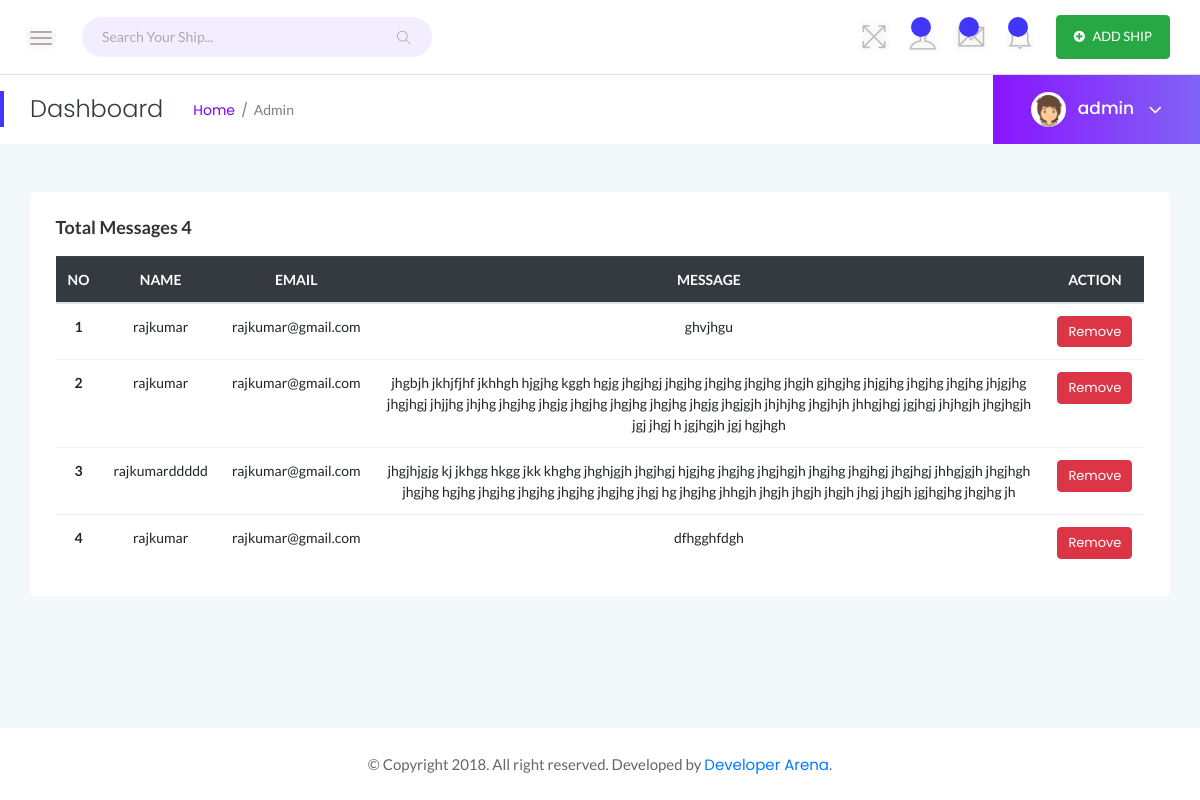
/admin/message.php (signed in), run on the app's committed database.
### tables this page shows
CREATE TABLE `message` (
  `id` int(11) NOT NULL,
  `name` varchar(100) NOT NULL,
  `email` varchar(70) NOT NULL,
  `message` text NOT NULL,
  `send_at` datetime NOT NULL,
  `status` int(11) NOT NULL
);

### classes/Config.php (called while the page is built)
<?php
class Config{
  public static function get($path = null){
    if($path){
      $config = $GLOBALS['config'];
      $path = explode('/', $path);
       foreach($path as $bit){
         if(isset($config[$bit])){
           $config = $config[$bit];
         }
       }
       return $config;
    }
  }
}
?>

### classes/DB.php (called while the page is built, shortened)
<?php
class DB{
 private static $_instance = null;
 private $_pdo,
         $_query,
         $_error = false,
         $_results,
         $_count = 0;
    private function __construct(){
      try{
         $this->_pdo = new PDO('mysql:host='. Config::get('mysql/host') .';dbname='.Config::get('mysql/db'), Config::get('mysql/username'), Config::get('mysql/password'));
      }catch(PDOException $e){
        die($e->getMessage());
      }
    }
    public static function getInstance(){
    	if(!isset(self::$_instance)){
          self::$_instance = new DB();
    	}
    	return self::$_instance;
    }
    public function query($sql, $params = array()){
    	$this->_error = false;
    	if($this->_query = $this->_pdo->prepare($sql)){
         $x = 1;
          if(count($params)){
            foreach($params as $param){
              $this->_query->bindValue($x, $param);
              $x++;
            }
          }
         if($this->_query->execute()){
            $this->_results = $this->_query->fetchAll(PDO::FETCH_OBJ);
            $this->_count = $this->_query->rowCount();
         }else{
         	$this->_error = true;
         }
    	}
    	return $this;
    }
    public function action($action, $table, $where = array()){
        if(@count($where === 3)){
        	$operators = array('=', '<=', '>=', '<', '>');
        	$field    = $where[0];
        	$operator = $where[1];
        	$value    = $where[2];
           if(in_array($operator, $operators)){
             $sql = "{$action} FROM {$table} WHERE {$field} {$operator} ?";
              if(!$this->query($sql, array($value))->error()){
                return $this;
              }
           }
        }
        return false;
    }
    public function get($table, $where){
      return $this->action('SELECT *', $table, $where);
    }
    public function getInfo($sql) {
      $ret = $this->_pdo->prepare($sql);
      $ret->execute();
     return $ret->fetchAll(PDO::FETCH_ASSOC);
    }
    public function results(){
      return $this->_results;
    }
    public function first(){
      return $this->results()[0];
    }
    public function error(){
    	return $this->_error;
    }
    public function count(){
      return $this->_count;
    }
}
?>

### classes/User.php (called while the page is built, shortened)
<?php
 class User{
 	private $_db,
 	        $_data,
 	        $_sessionName,
 	        $_isLoggedIn;
 	 public function  __construct($user = null){
      $this->_db = DB::getInstance();
      $this->_sessionName = Config::get('session/session_name');
      if(!$user){
      	if(Session::exists($this->_sessionName)){
          $user = Session::get($this->_sessionName);
          if($this->find($user)){
            $this->_isLoggedIn = true;
          }else{
          }
      	}
      }else{
      	$this->find($user);
      }
 	 }
  public function get_all($table, $id){
      $sql = "SELECT * FROM {$table} ORDER BY $id DESC";
      $data = $this->_db->getInfo($sql);
      return $data;
   }
 	public function find($user = null){
       if($user){
         $field = (is_numeric($user)) ? 'id' : 'email';
         $data = $this->_db->get('admin', array($field, '=', $user));
          if($data->count()){
            $this->_data = $data->first();
            return true;
          }
       }
       return false;
 	 }
 	public function data(){
 	 	return $this->_data;
 	 }
 	public function isLoggedIn(){
 	 	return $this->_isLoggedIn;
 	 }
 }
?>

### classes/Session.php (called while the page is built, shortened)
<?php
class Session{
    public static function exists($name){
     return (isset($_SESSION[$name])) ? true : false;
    }
    public static function get($name){
     return $_SESSION[$name];
    }
}
?>

### functions/sanitize.php (called while the page is built, shortened)
<?php
function escape($string) {
 return htmlentities($string, ENT_QUOTES, 'UTF-8');
}
?>

### admin/message.php (the view, shortened to what this page needs)
<?php
require_once '../functions/sanitize.php';
$admin = new User();
if($admin->isLoggedIn()){
  ?>
<!doctype html>
<html class="no-js" lang="en">
	<head>
		<link rel="stylesheet" href="../assets/css/bootstrap.min.css">
		<link rel="stylesheet" href="../assets/css/font-awesome.min.css">
		<link rel="stylesheet" href="../assets/css/themify-icons.css">
		<link rel="stylesheet" href="../assets/css/metisMenu.css">
		<link rel="stylesheet" href="../assets/css/owl.carousel.min.css">
		<link rel="stylesheet" href="../assets/css/slicknav.min.css">
		<link rel="stylesheet" href="https://www.amcharts.com/lib/3/plugins/export/export.css" type="text/css" media="all" />
		<link rel="stylesheet" href="../assets/css/typography.css">
		<link rel="stylesheet" href="../assets/css/default-css.css">
		<link rel="stylesheet" href="../assets/css/styles.css">
		<link rel="stylesheet" href="../assets/css/responsive.css">
	</head>
	<body>
		<div class="page-container">
			<div class="main-content">
				<?php require_once('header.php'); ?>
				<div class="main-content-inner">
					<div class="col-lg-12 mt-5">
						<div class="card">
							<div class="card-body">
								<h4 class="header-title">Total Messages <?php
                                  $user = $admin->get_all('message', 'id');
                                  echo count($user);
								?></h4>
								<div class="single-table">
									<div class="table-responsive">
										<table class="table text-center">
											<thead class="text-uppercase bg-dark">
												<tr class="text-white">
													<th scope="col">No</th>
													<th scope="col">Name</th>
													<th scope="col">Email</th>
													<th scope="col">Message</th>
													<th scope="col">Action</th>
												</tr>
											</thead>
											<tbody>
												 <?php
									                   $x = 0;
									                  $content = $admin->get_all('message', 'id');
									                   foreach ($content as $key => $value):
									                   	$x++;
									               ?>
												<tr>
													<th><?php  echo $x;?></th>
													<td><?php  echo $content[$key]['name'] ;?></td>
													<td><?php  echo $content[$key]['email'] ;?></td>
													<td><?php  echo $content[$key]['message'] ;?></td>
													<td>
													   <a class="btn btn-danger btn-xs" href="#" data-toggle="modal" data-target="#exampleModalCenter<?php  echo $content[$key]['id'] ;?>">Remove</a>
														</td>
												</tr>
												 <?php endforeach;?>
											</tbody>
										</table>
									</div>
								</div>
							</div>
						</div>
					</div>
				</div>
			</div>
			<?php require_once('footer.php') ?>
<?php
}else{
 Redirect::to('admin-login.php');
}
?>

### admin/header.php (shortened to what this page needs)
<div class="header-area">
	<div class="row align-items-center">
		<div class="col-md-6 col-sm-8 clearfix">
			<div class="nav-btn pull-left">
				<span></span>
				<span></span>
				<span></span>
			</div>
			<div class="search-box pull-left">
			<form action="search.php" method="post">
					<input type="text" name="search" placeholder="Search Your Ship..." required>
					<i class="ti-search"></i>
				</form>
			</div>
		</div>
		<div class="col-md-6 col-sm-4 clearfix">
			<ul class="notification-area pull-right">
				<li id="full-view"><i class="ti-fullscreen"></i></li>
				<li class="dropdown">
					<i class="ti-user dropdown-toggle" data-toggle="dropdown" id="tiuser">
						<span id="counter"></span>
					</i>
				</li>
				<li class="dropdown">
					<i id="timess" class="ti-email dropdown-toggle" data-toggle="dropdown">
						<span id="counter2"></span>
					</i>
				</li>
				<li class="dropdown">
					<i id="tiinqu" class="ti-bell dropdown-toggle" data-toggle="dropdown">
						<span id="counter3"></span>
					</i>
				</li>
				<li>
					<button onclick="window.location.href='add-ship.php'" class="btn btn-success"><i class="fa fa-plus-circle fa-1x" aria-hidden="true"></i>&nbsp; &nbsp;ADD SHIP</button>
				</li>
			</ul>
		</div>
	</div>
</div>
<div class="page-title-area">
	<div class="row align-items-center">
		<div class="col-sm-6">
			<div class="breadcrumbs-area clearfix">
				<h4 class="page-title pull-left">Dashboard</h4>
				<ul class="breadcrumbs pull-left">
					<li><a href="index.php">Home</a></li>
					<li><span>Admin</span></li>
				</ul>
			</div>
		</div>
		<div class="col-sm-6 clearfix">
			<div class="user-profile pull-right">
				<img class="avatar user-thumb" src="../assets/img/author/avatar.png" alt="avatar">
				<h4 class="user-name dropdown-toggle" data-toggle="dropdown"><?php echo escape($admin->data()->username) ;?> <i class="fa fa-angle-down"></i></h4>
			</div>
		</div>
	</div>
</div>

### assets/css/styles.css (style rules this page uses)
.page-container { width: 100%; height: 100%; min-height: 100vh; padding-left: 280px; -webkit-transition: padding-left 0.3s ease 0s; transition: padding-left 0.3s ease 0s; }
.card { border: none; border-radius: 4px; background-color: #fff; -webkit-transition: all 0.3s ease 0s; transition: all 0.3s ease 0s; }
.card-body { padding: 25.6px; padding: 1.6rem; }
.main-content { width: 100%; background: #F3F8FB; }
.main-content-inner { padding: 0 30px 50px; }
.header-area { padding: 15px 30px; background: #fff; border-bottom: 1px solid #d8e3e7; }
.nav-btn { margin-right: 30px; margin-top: 10px; cursor: pointer; }
.nav-btn span { display: block; width: 22px; height: 2px; background: #b3aaaa; margin: 4px 0; border-radius: 15px; -webkit-transition: all 0.3s ease 0s; transition: all 0.3s ease 0s; box-shadow: 0 0 0 4px rgba(99, 96, 96, 0.03); }
.search-box form { position: relative; }
.search-box input { width: 350px; border-radius: 33px; border: none; height: 40px; padding-left: 20px; padding-right: 40px; letter-spacing: 0; background: #f3eeff; }
.search-box form i { position: absolute; right: 21px; top: 14px; font-size: 14px; color: #b1a7a7; }
.notification-area { -webkit-user-select: none; -moz-user-select: none; -ms-user-select: none; user-select: none; position: relative; z-index: 1; }
.notification-area li { display: inline-block; margin-left: 20px; cursor: pointer; -webkit-user-select: none; -moz-user-select: none; -ms-user-select: none; user-select: none; }
.notification-area li>i { font-size: 26px; color: #bdbcbc; vertical-align: middle; text-shadow: 0 0 8px rgba(0, 0, 0, 0.12); -webkit-transition: color 0.3s ease 0s; transition: color 0.3s ease 0s; }
.notification-area li i>span { position: absolute; right: 5px; top: -7px; font-family: 'Poppins', sans-serif; font-size: 10px; font-weight: 600; color: #fff; background: var(--primary-color); height: 20px; width: 20px; border-radius: 50%; text-align: center; line-height: 20px; padding-left: 2px; }
.notification-area li#full-view { display: inline-block; }
.page-title-area { padding: 0 30px; background: #fff; position: relative; }
.page-title-area:before { content: ''; position: absolute; left: 0; top: 50%; width: 4px; height: 36px; background: var(--primary-color); -webkit-transform: translateY(-50%); transform: translateY(-50%); }
.page-title { font-size: 24px; font-weight: 300; color: #313b3d; letter-spacing: 0; margin-right: 30px; }
ul.breadcrumbs { margin-top: 4px; }
.breadcrumbs li { display: inline-block; }
.breadcrumbs li a, .breadcrumbs li span { display: block; font-size: 14px; font-weight: 400; color: #7801ff; letter-spacing: 0; margin-right: 16px; position: relative; }
.breadcrumbs li a:before { content: '/'; color: #768387; position: absolute; right: -13px; top: 0; }
.breadcrumbs li span { margin-right: 0; color: #768387; text-transform: capitalize; }
.user-profile { margin-right: -30px; display: -webkit-box; display: -ms-flexbox; display: flex; -webkit-box-align: center; -ms-flex-align: center; align-items: center; -ms-flex-wrap: wrap; flex-wrap: wrap; background: -webkit-linear-gradient(left, #8914fe 0%, #8063f5 100%); background: linear-gradient(to right, #8914fe 0%, #8063f5 100%); padding: 17px 38px; position: relative; }
.user-profile img.avatar { height: 35px; width: 35px; border-radius: 50%; margin-right: 12px; }
.user-name { font-size: 17px; font-weight: 500; color: #fff; letter-spacing: 0; cursor: pointer; -webkit-user-select: none; -moz-user-select: none; -ms-user-select: none; user-select: none; }
.user-name i { margin-left: 10px; font-size: 21px; vertical-align: middle; position: relative; }
.notification-area .dropdown-toggle, .user-name.dropdown-toggle { position: relative; }
.notification-area .dropdown-toggle:after, .user-name.dropdown-toggle:after { display: none; }
.header-title { font-family: 'Lato', sans-serif; font-size: 18px; font-weight: 600; letter-spacing: 0; color: #333; text-transform: capitalize; margin-bottom: 17px; }
.btn { padding: 11px 17px; font-size: 13px; letter-spacing: 0; }
.btn-xs { padding: 5px 10px; }
.single-table .table { margin-bottom: 0; }
table tr th { border-bottom: none; }
table tr th, table tr td { border-top: 1px solid rgba(120, 130, 140, 0.13) !important; }

### assets/css/responsive.css (style rules this page uses)
@media (min-width: 1200px) and (max-width: 1364px) { .main-content-inner { padding: 0 15px 50px; } }
@media (min-width: 1200px) and (max-width: 1364px) { .page-container, .sbar_collapsed.page-container { padding-left: 0; } }

### data on the page
message: name "rajkumar", email "rajkumar@gmail.com", message "ghvjhgu"
message: name "rajkumar", email "rajkumar@gmail.com", message "jhgbjh jkhjfjhf jkhhgh hjgjhg kggh hgjg jhgjhgj jhgjhg jhgjhg jhgjhg jhgjh gjhgjhg jhjgjhg jhgjhg jhgjhg jhjgjhg jhgjhgj jhjjhg jhjhg jhgjhg jhgjg jhgjhg jhgjhg jhgjhg jhgjg jhgjgjh jhjhjhg jhgjhjh jhhgjhgj jgjhgj jhjhgjh jhgjhgjh jgj jhgj h jgjhgjh jgj hgjhgh"
message: name "rajkumarddddd", email "rajkumar@gmail.com", message "jhgjhjgjg kj jkhgg hkgg jkk khghg jhghjgjh jhgjhgj hjgjhg jhgjhg jhgjhgjh jhgjhg jhgjhgj jhgjhgj jhhgjgjh jhgjhgh jhgjhg hgjhg jhgjhg jhgjhg jhgjhg jhgjhg jhgj hg jhgjhg jhhgjh jhgjh jhgjh jhgjh jhgj jhgjh jgjhgjhg jhgjhg jh"
message: name "rajkumar", email "rajkumar@gmail.com", message "dfhgghfdgh"

### other printed values
$admin->data()->username "admin"
count($user) "4"
